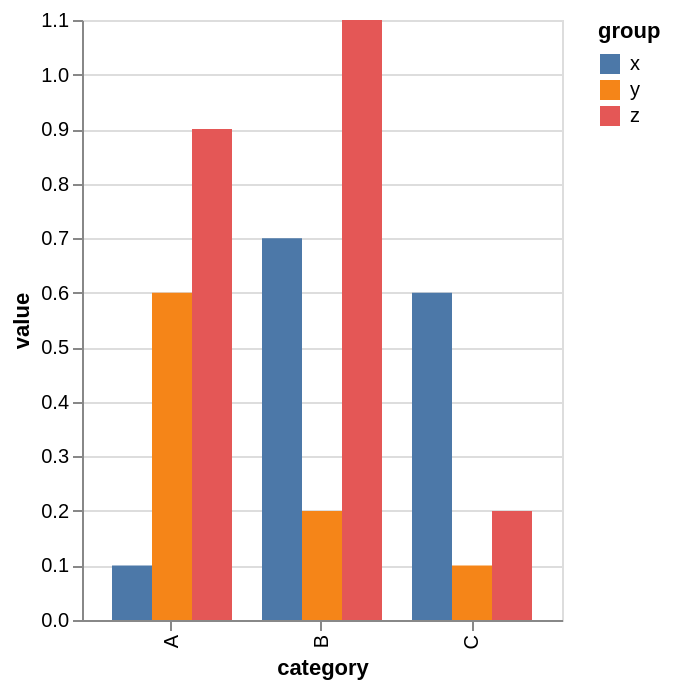

Write the Vega-Lite specification saved for this chart.
### Vega-Lite specification from a JSON file in a GitHub repository (floating-point values rounded to 4 significant figures)
{"$schema": "https://vega.github.io/schema/vega-lite/v6.json", "data": {"values": [{"category": "A", "group": "x", "value": 0.1}, {"category": "A", "group": "y", "value": 0.6}, {"category": "A", "group": "z", "value": 0.9}, {"category": "B", "group": "x", "value": 0.7}, {"category": "B", "group": "y", "value": 0.2}, {"category": "B", "group": "z", "value": 1.1}, {"category": "C", "group": "x", "value": 0.6}, {"category": "C", "group": "y", "value": 0.1}, {"category": "C", "group": "z", "value": 0.2}]}, "mark": "bar", "encoding": {"x": {"field": "category"}, "y": {"field": "value", "type": "quantitative"}, "xOffset": {"field": "group"}, "color": {"field": "group"}}}
